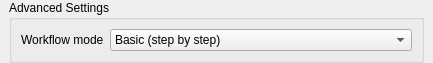
<?xml version="1.0" encoding="UTF-8"?>
<ui version="4.0">
 <class>AdvancedSettings</class>
 <widget class="qSlicerWidget" name="AdvancedSettings">
  <property name="geometry">
   <rect>
    <x>0</x>
    <y>0</y>
    <width>374</width>
    <height>27</height>
   </rect>
  </property>
  <property name="sizePolicy">
   <sizepolicy hsizetype="Preferred" vsizetype="Maximum">
    <horstretch>0</horstretch>
    <verstretch>0</verstretch>
   </sizepolicy>
  </property>
  <property name="windowTitle">
   <string>Advanced Settings</string>
  </property>
  <layout class="QVBoxLayout" name="verticalLayout">
   <property name="leftMargin">
    <number>9</number>
   </property>
   <property name="topMargin">
    <number>0</number>
   </property>
   <property name="rightMargin">
    <number>9</number>
   </property>
   <property name="bottomMargin">
    <number>0</number>
   </property>
   <item>
    <widget class="ctkCollapsibleGroupBox" name="AdvancedSettingsCollapsibleGroupBox">
     <property name="sizePolicy">
      <sizepolicy hsizetype="Preferred" vsizetype="Minimum">
       <horstretch>0</horstretch>
       <verstretch>0</verstretch>
      </sizepolicy>
     </property>
     <property name="layoutDirection">
      <enum>Qt::LeftToRight</enum>
     </property>
     <property name="title">
      <string>Advanced Settings</string>
     </property>
     <property name="collapsed">
      <bool>true</bool>
     </property>
     <layout class="QGridLayout" name="gridLayout_3">
      <item row="0" column="0">
       <widget class="QLabel" name="Volume1Label">
        <property name="sizePolicy">
         <sizepolicy hsizetype="Preferred" vsizetype="Minimum">
          <horstretch>0</horstretch>
          <verstretch>0</verstretch>
         </sizepolicy>
        </property>
        <property name="text">
         <string>Workflow mode</string>
        </property>
       </widget>
      </item>
      <item row="0" column="1">
       <widget class="QComboBox" name="WorkflowLevelComboBox">
        <property name="sizeAdjustPolicy">
         <enum>QComboBox::AdjustToContents</enum>
        </property>
        <item>
         <property name="text">
          <string>Basic (step by step)</string>
         </property>
        </item>
        <item>
         <property name="text">
          <string>Intermediate (jump to step, load intermediate data)</string>
         </property>
        </item>
        <item>
         <property name="text">
          <string>Advanced (full control)</string>
         </property>
        </item>
       </widget>
      </item>
     </layout>
    </widget>
   </item>
  </layout>
 </widget>
 <customwidgets>
  <customwidget>
   <class>qSlicerWidget</class>
   <extends>QWidget</extends>
   <header>qSlicerWidget.h</header>
   <container>1</container>
  </customwidget>
  <customwidget>
   <class>ctkCollapsibleGroupBox</class>
   <extends>QGroupBox</extends>
   <header>ctkCollapsibleGroupBox.h</header>
   <container>1</container>
  </customwidget>
 </customwidgets>
 <resources/>
 <connections/>
</ui>
